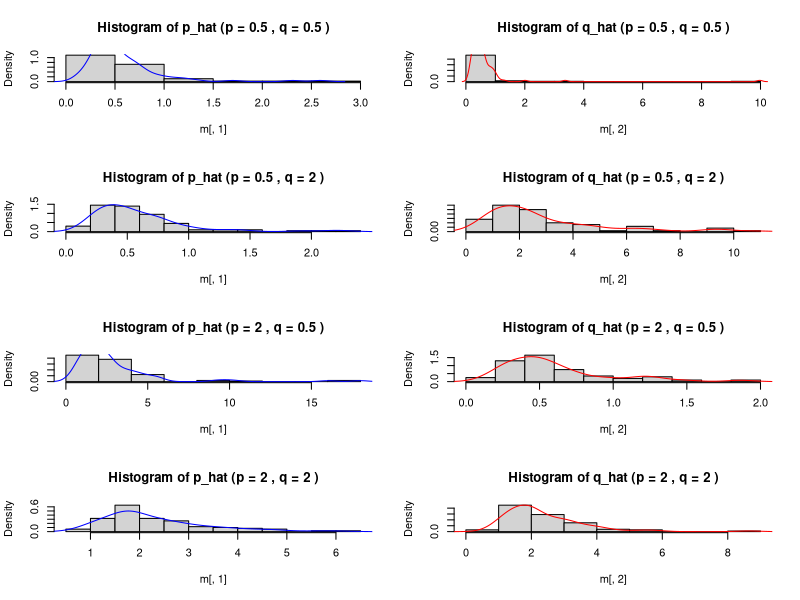
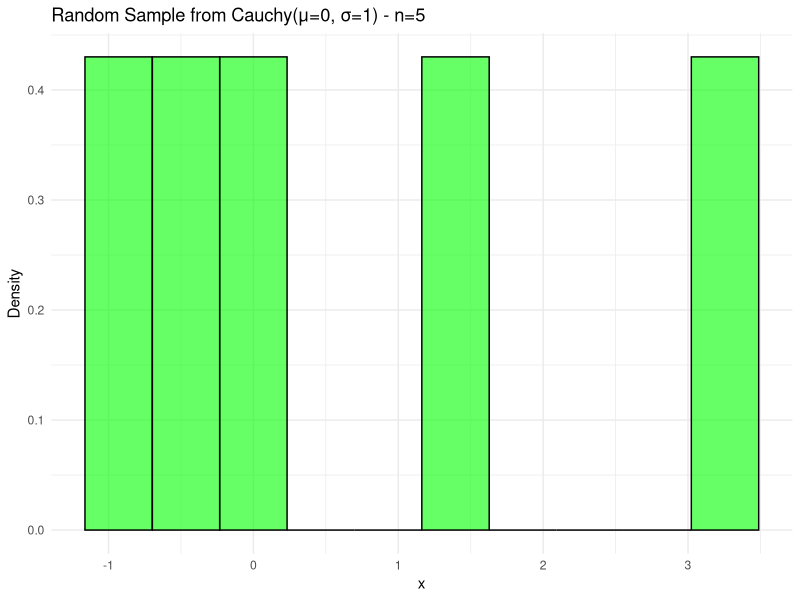
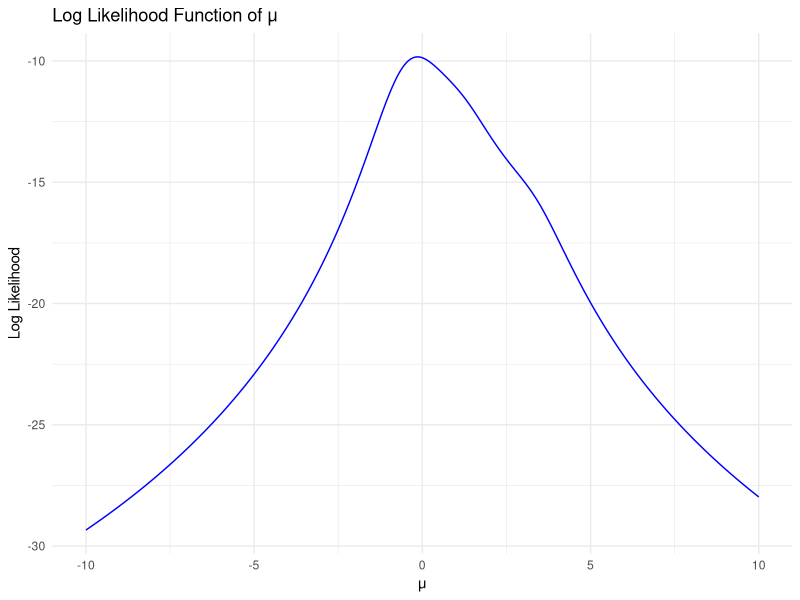
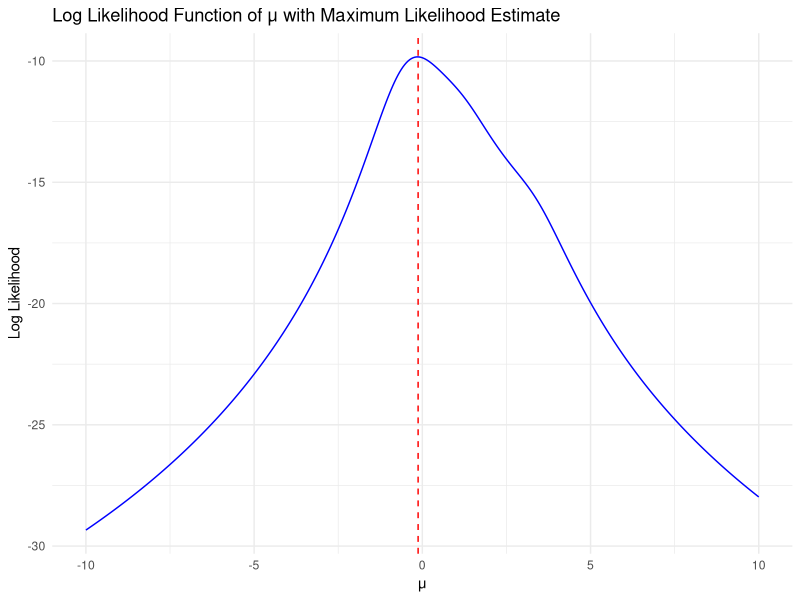
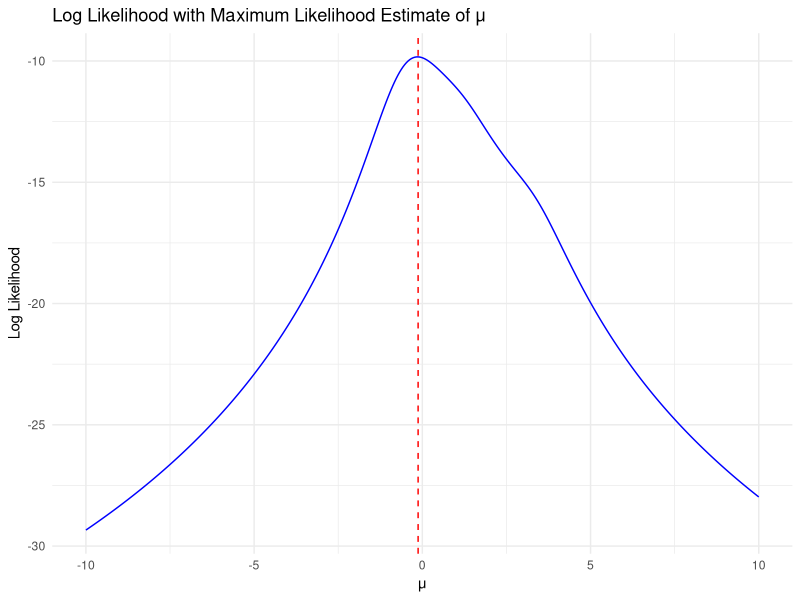
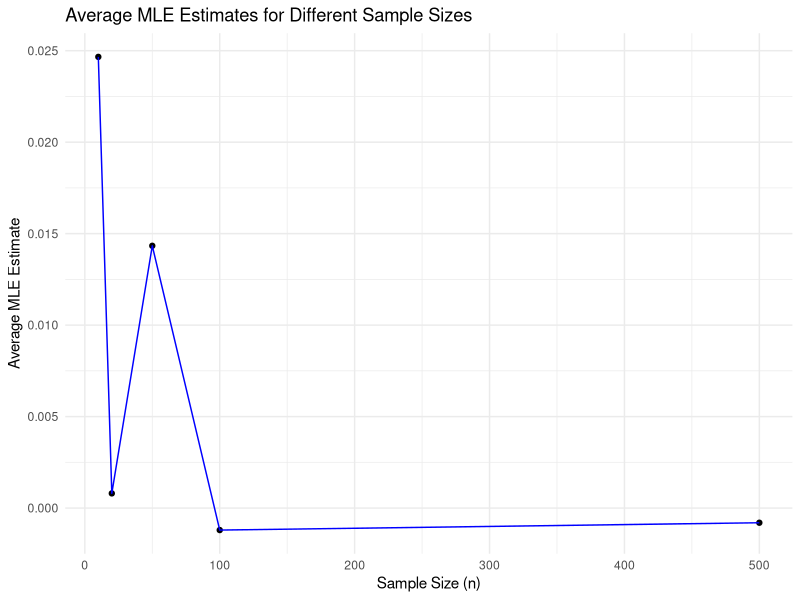

Source code (R) for these figures, in order:
#Question Number - 02
rm(list=ls())
library(ggplot2)
set.seed(1234)
m = matrix(0, nrow=100, ncol=2)
beta_simulation = function(p, q) {
  for (i in 1:100) {
    x = rbeta(10, p, q)
    p_hat = (mean(x) * (1 - mean(x)) / var(x) - 1) * mean(x)
    q_hat = p_hat * ((1 / mean(x)) - 1)
    m[i, 1] = p_hat;m[i, 2] = q_hat
  }
  hist(m[, 1], probability = TRUE, main = paste("Histogram of p_hat (p =", p, ", q =", q, ")"))
  lines(density(m[, 1]), col = "blue")
  
  hist(m[, 2], probability = TRUE, main = paste("Histogram of q_hat (p =", p, ", q =", q, ")"))
  lines(density(m[, 2]), col = "red")
}
par(mfrow = c(4, 2))
beta_simulation(0.5, 0.5)
beta_simulation(0.5, 2)
beta_simulation(2, 0.5)
beta_simulation(2, 2)

#Question - 03
# Load necessary library
library(ggplot2)

# Function to compute log-likelihood for a given sample and mu
log_likelihood <- function(mu, sample) {
  n <- length(sample)
  -n * log(pi) - sum(log(1 + (sample - mu)^2))
}

# (a) Generate a random sample of size n = 5 from Cauchy(μ=0, σ=1)
set.seed(123)  # For reproducibility
mu_true <- 0
sigma_true <- 1
n <- 5

# Generate random sample
sample <- rcauchy(n, location = mu_true, scale = sigma_true)
cat("Random Sample:\n")
print(sample)

# Plot histogram of the random sample
ggplot(data.frame(sample), aes(x = sample)) +
  geom_histogram(aes(y = ..density..), bins = 10, fill = "green", alpha = 0.6, color = "black") +
  ggtitle("Random Sample from Cauchy(μ=0, σ=1) - n=5") +
  xlab("x") +
  ylab("Density") +
  theme_minimal()

# (b) Plot the log-likelihood function of μ
mu_values <- seq(-10, 10, length.out = 400)
log_likelihood_values <- sapply(mu_values, log_likelihood, sample = sample)

# Plot log-likelihood function
ggplot(data.frame(mu_values, log_likelihood_values), aes(x = mu_values, y = log_likelihood_values)) +
  geom_line(color = "blue") +
  ggtitle("Log Likelihood Function of μ") +
  xlab("μ") +
  ylab("Log Likelihood") +
  theme_minimal()

# (c) Find the value of μ where the log-likelihood reaches its maximum
max_ll_mu <- mu_values[which.max(log_likelihood_values)]
cat("Maximum Likelihood Estimate of μ (from plot):", max_ll_mu, "\n")

# Plot the log-likelihood with the maximum likelihood estimate
ggplot(data.frame(mu_values, log_likelihood_values), aes(x = mu_values, y = log_likelihood_values)) +
  geom_line(color = "blue") +
  geom_vline(xintercept = max_ll_mu, color = "red", linetype = "dashed") +
  ggtitle("Log Likelihood Function of μ with Maximum Likelihood Estimate") +
  xlab("μ") +
  ylab("Log Likelihood") +
  theme_minimal()

# (d) Maximum Likelihood Estimate of μ
# As before, we know the MLE is where log-likelihood is maximized
cat("Maximum Likelihood Estimate of μ:", max_ll_mu, "\n")

# (e) Plot the MLE estimate on the graph
ggplot(data.frame(mu_values, log_likelihood_values), aes(x = mu_values, y = log_likelihood_values)) +
  geom_line(color = "blue") +
  geom_vline(xintercept = max_ll_mu, color = "red", linetype = "dashed") +
  ggtitle("Log Likelihood with Maximum Likelihood Estimate of μ") +
  xlab("μ") +
  ylab("Log Likelihood") +
  theme_minimal()

# (f) Repeat for R = 500 times and obtain the average of these estimates
R <- 500
mle_estimates <- numeric(R)

for (i in 1:R) {
  sample <- rcauchy(n, location = mu_true, scale = sigma_true)
  log_likelihood_values <- sapply(mu_values, log_likelihood, sample = sample)
  mle_estimates[i] <- mu_values[which.max(log_likelihood_values)]
}

average_mle <- mean(mle_estimates)
cat("Average of MLE estimates over", R, "samples:", average_mle, "\n")

# (g) Repeat for different sample sizes n = 10, 20, 50, 100, 500
sample_sizes <- c(10, 20, 50, 100, 500)
results <- data.frame(n = sample_sizes, average_mle = numeric(length(sample_sizes)))

for (size_idx in 1:length(sample_sizes)) {
  n <- sample_sizes[size_idx]
  mle_estimates <- numeric(R)
  
  for (i in 1:R) {
    sample <- rcauchy(n, location = mu_true, scale = sigma_true)
    log_likelihood_values <- sapply(mu_values, log_likelihood, sample = sample)
    mle_estimates[i] <- mu_values[which.max(log_likelihood_values)]
  }
  
  results$average_mle[size_idx] <- mean(mle_estimates)
  cat("Average MLE estimate for n =", n, ":", results$average_mle[size_idx], "\n")
}

# Print results for all sample sizes
print(results)

# (h) Plot the MLE estimates for different sample sizes
ggplot(results, aes(x = n, y = average_mle)) +
  geom_point() +
  geom_line(group = 1, color = "blue") +
  ggtitle("Average MLE Estimates for Different Sample Sizes") +
  xlab("Sample Size (n)") +
  ylab("Average MLE Estimate") +
  theme_minimal()
